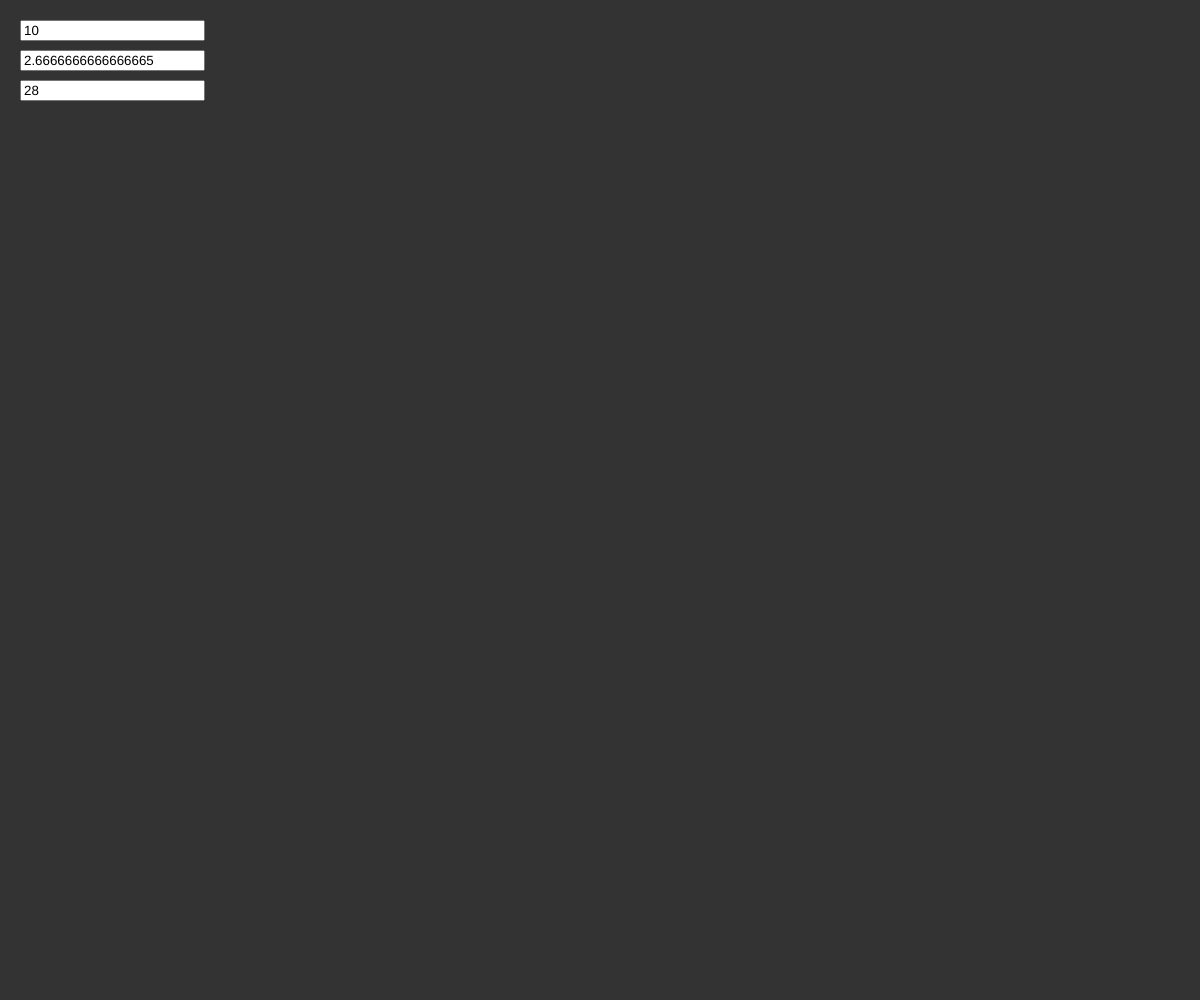
Frame 1 (no input)
Frame 60 (no input): identical to frame 1, image omitted
Frame 120 (the mouse pressed at the canvas centre since frame 60): identical to frame 1, image omitted

The p5.js sketch that drew this single still picture (run headless with seeded random() and noise() and a simulated clock; from frame 60 on, the mouse is pressed at the canvas centre):

// p5.js sketch
// ── sketch.js
var INIT_SIGMA=10;
var INIT_BETA=8/3;
var INIT_RHO=28;
var MAX_POINTS = 200;
var SCALE=12;

var dt = 0.01;

var paths = []

var sigmaBox;
var betaBox;
var rhoBox;

function setup() {
  createCanvas(windowWidth, windowHeight);
  frameRate(60);

  sigmaBox = createInput();
  sigmaBox.position(20,20);
  sigmaBox.value(INIT_SIGMA);
  betaBox = createInput();
  betaBox.position(20, 50);
  betaBox.value(INIT_BETA);
  rhoBox = createInput();
  rhoBox.position(20, 80);
  rhoBox.value(INIT_RHO);
}

function mouseReleased() {
  var x = (mouseX - width/2)/SCALE;
  var y = (mouseY - width/2)/SCALE;
  if (mouseX > width/4 && mouseX < width*3/4 && mouseY > height/4 && mouseY < height*3/4) {
    paths.push(new Path(x, y, 0));
  }
}

function calc_attractor(x, y, z, sigma, rho, beta) {
    return [sigma*(y-x), x*(rho-z) - y, x*y - beta*z];
}

function draw() {
  background(51);
  translate(width/2, height/2);
  var sigma = sigmaBox.value();
  var beta = betaBox.value();
  var rho = rhoBox.value();
  for (var i=0; i < paths.length; ++i) {
    p = paths[i];

    dxdydz = calc_attractor(p.x[p.last], p.y[p.last], p.z[p.last], sigma, rho, beta);
    p.velocity.set(dxdydz[0], dxdydz[1], dxdydz[2]);

    p.update();
    p.display();
  }
}

// A simple Path class
var Path = function(x_0, y_0, z_0) {
  this.x = Array.apply(null, Array(MAX_POINTS)).map(Number.prototype.valueOf,x_0);
  this.y = Array.apply(null, Array(MAX_POINTS)).map(Number.prototype.valueOf,y_0);
  this.z = Array.apply(null, Array(MAX_POINTS)).map(Number.prototype.valueOf,z_0);
  this.last = 0;
  this.velocity = createVector(0, 0, 0);
};

Path.prototype.run = function() {
  this.update();
  this.display();
};

// Method to update position
Path.prototype.update = function(){
  var prev = this.last;
  this.last = (this.last+1) % MAX_POINTS;
  this.x[this.last] = this.x[prev] + this.velocity.x * dt;
  this.y[this.last] = this.y[prev] + this.velocity.y * dt;
  this.z[this.last] = this.z[prev] + this.velocity.z * dt;
};

// Method to display
Path.prototype.display = function() {
  var count = 0;
  var j = (this.last+1)%MAX_POINTS;
  var pj = this.last;
  while (count < MAX_POINTS - 1 ){
    pj = j;
    j = (j+1) % MAX_POINTS;
    ++count;
    var val = count/MAX_POINTS*204 + 51;
    stroke(val);
    var linewidth = map(this.z[pj], 14, 30, 0.5, 2);
    strokeWeight(linewidth);
    line(SCALE*this.x[pj], SCALE*this.y[pj], SCALE*this.x[j], SCALE*this.y[j]);
    //ellipse(SCALE*this.x[j], SCALE*this.y[j], linewidth, linewidth);
  }
};
